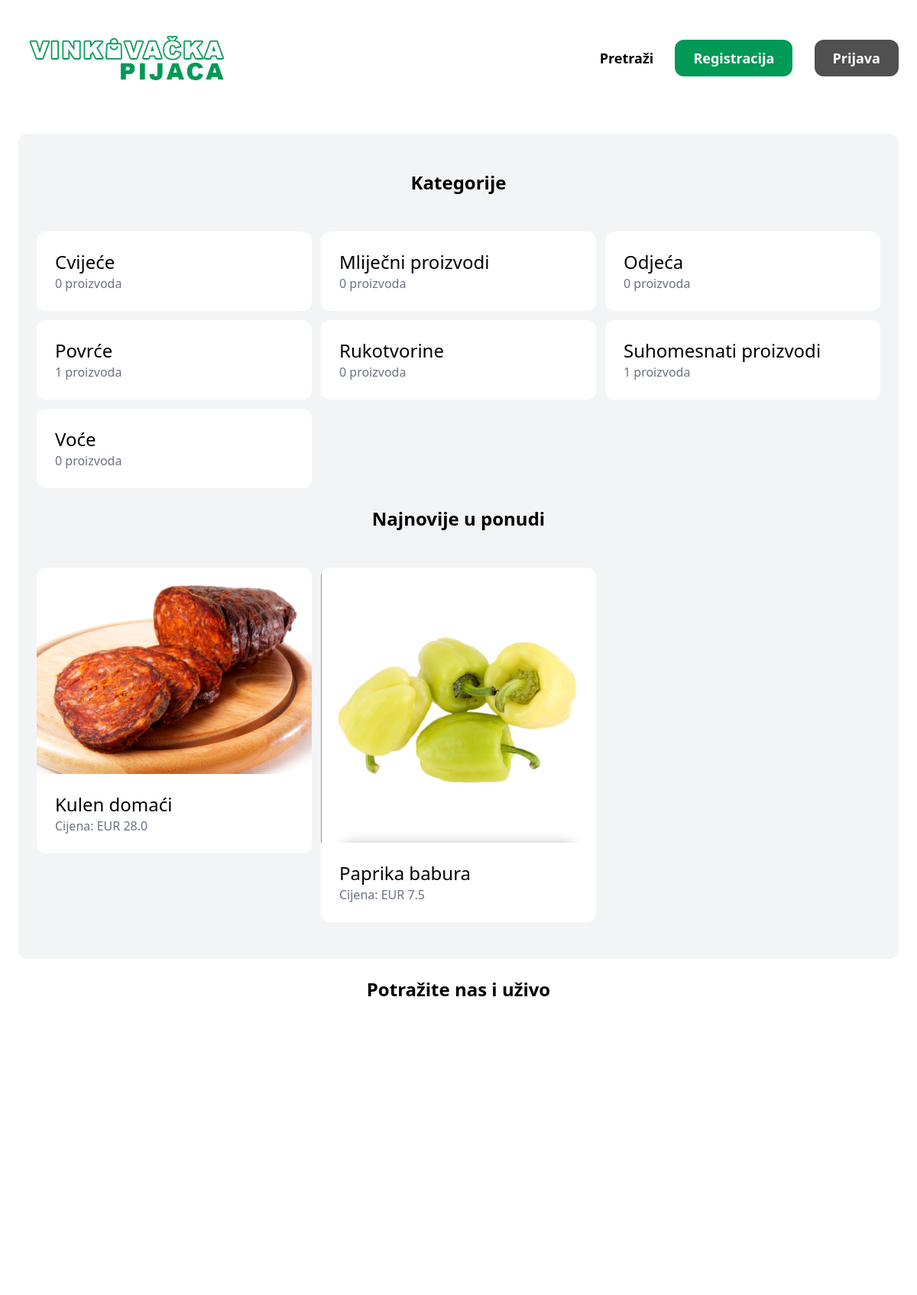
The app's page /, older data.
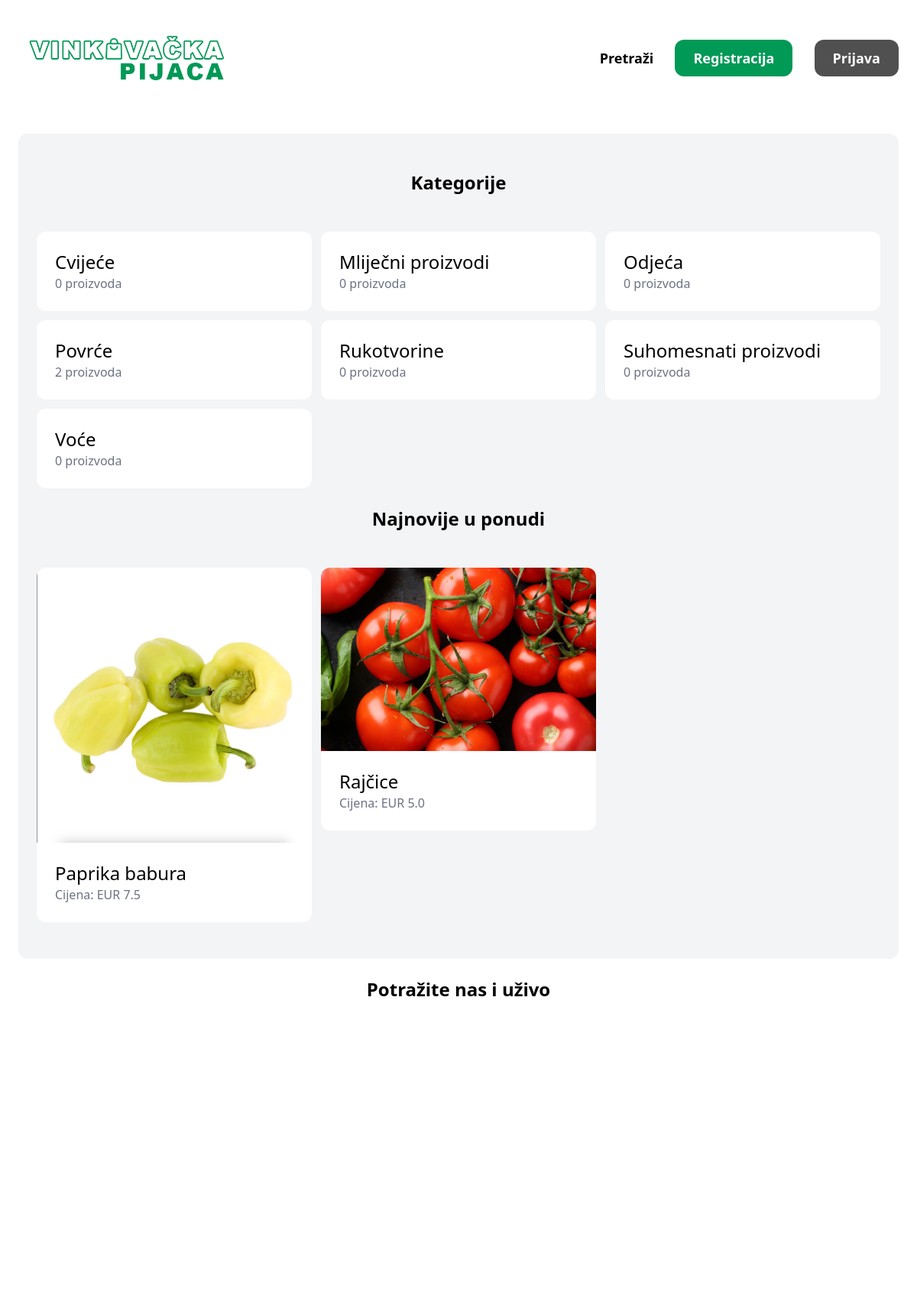
The same page, newer data.
### item/models.py (models this page shows, shortened)
class Category(models.Model):
    naziv = models.CharField(max_length=255)
    class Meta:
        ordering = ('naziv',)
        verbose_name_plural = 'Categories'

class Item(models.Model):
    kategorija = models.ForeignKey(Category, related_name='items', on_delete=models.CASCADE)
    naziv = models.CharField(max_length=255)
    opis = models.TextField(blank=True, null=True)
    cijena = models.FloatField()
    slika = models.ImageField(upload_to='item_images', blank=True, null=True)
    created_at = models.DateTimeField(auto_now_add=True)
    created_by = models.ForeignKey(User, related_name='items', on_delete=models.CASCADE)

### home/views.py (the view)
# urls.py: path('', views.index, name='index')
def index(request):
    items = Item.objects.all()[0:6]
    categories = Category.objects.all()
    context = {
        'categories': categories,
        'items': items,
    }
    return render(request, 'home/index.html', context)

### home/templates/home/index.html (shortened to what this page needs)
{% extends 'home/base.html' %}
{% block content %}
    <div class="mt-6 px-6 py-12 bg-gray-100 rounded-xl">
        <div class="pb-6 bg-gray-100 rounded-xl">
            <h2 class="mb-12 text-2xl text-center"><b>Kategorije</b></h2>
            <div class="grid grid-cols-3 gap-3">
                {% for category in categories %}
                    <div>
                        <a href="{% url 'item:items' %}?category={{ category.id }}">
                            <div class="p-6 bg-white rounded-xl">
                                <h2 class="text-2xl">{{ category.naziv }}</h2>
                                <p class="text-gray-500">{{ category.items.count }} proizvoda</p>
                            </div>
                        </a>
                    </div>
                {% endfor %}
            </div>
        </div>
        <h2 class="mb-12 text-2xl text-center"><b>Najnovije u ponudi</b></h2>
        <div class="grid grid-cols-3 gap-3">
            {% for item in items %}
                <div class="hover:scale-105 ease-in-out duration-300">
                    <a href="{% url 'item:detail' item.id %}">
                        <div>
                            <img src="{{ item.slika.url }}" class="rounded-t-xl">
                        </div>
                        <div class="p-6 bg-white rounded-b-xl">
                            <h2 class="text-2xl">{{ item.naziv }}</h2>
                            <p class="text-gray-500">Cijena: EUR {{ item.cijena }}</p>
                        </div>
                    </a>
                </div>
            {% endfor %}
        </div>
    </div>
    <div style="display: flex; justify-content: center; align-items: center; margin: 0; height: 10vh; font-size: x-large;"><strong>Potražite nas i uživo</strong></div>
    <div style="display: flex; justify-content: center; align-items: center; margin: 0; height: 40vh;">
        <iframe src="https://www.google.com/maps/embed?pb=!1m18!1m12!1m3!1d2934.57536538728!2d18.80409950641796!3d45.28999258289217!2m3!1f0!2f0!3f0!3m2!1i1024!2i768!4f13.1!3m3!1m2!1s0x475c8ae094d7cb09%3A0x711eb78481757a70!2sTr%C5%BEnica%20Vinkovci!5e0!3m2!1sen!2shr!4v1708518563607!5m2!1sen!2shr" width="800" height="400" style="border:0;" allowfullscreen="" loading="lazy"></iframe>
    </div>
{% endblock %}

Row changes from the older to the newer data that the page shows:
removed Item: slika (picture), naziv "Kulen domaći", cijena "28.0"
computed for Category "Povrće": items.count "1" → "2"
computed for Category "Suhomesnati proizvodi": items.count "1" → "0"
added Item: slika (picture), naziv "Rajčice", cijena "5.0"
